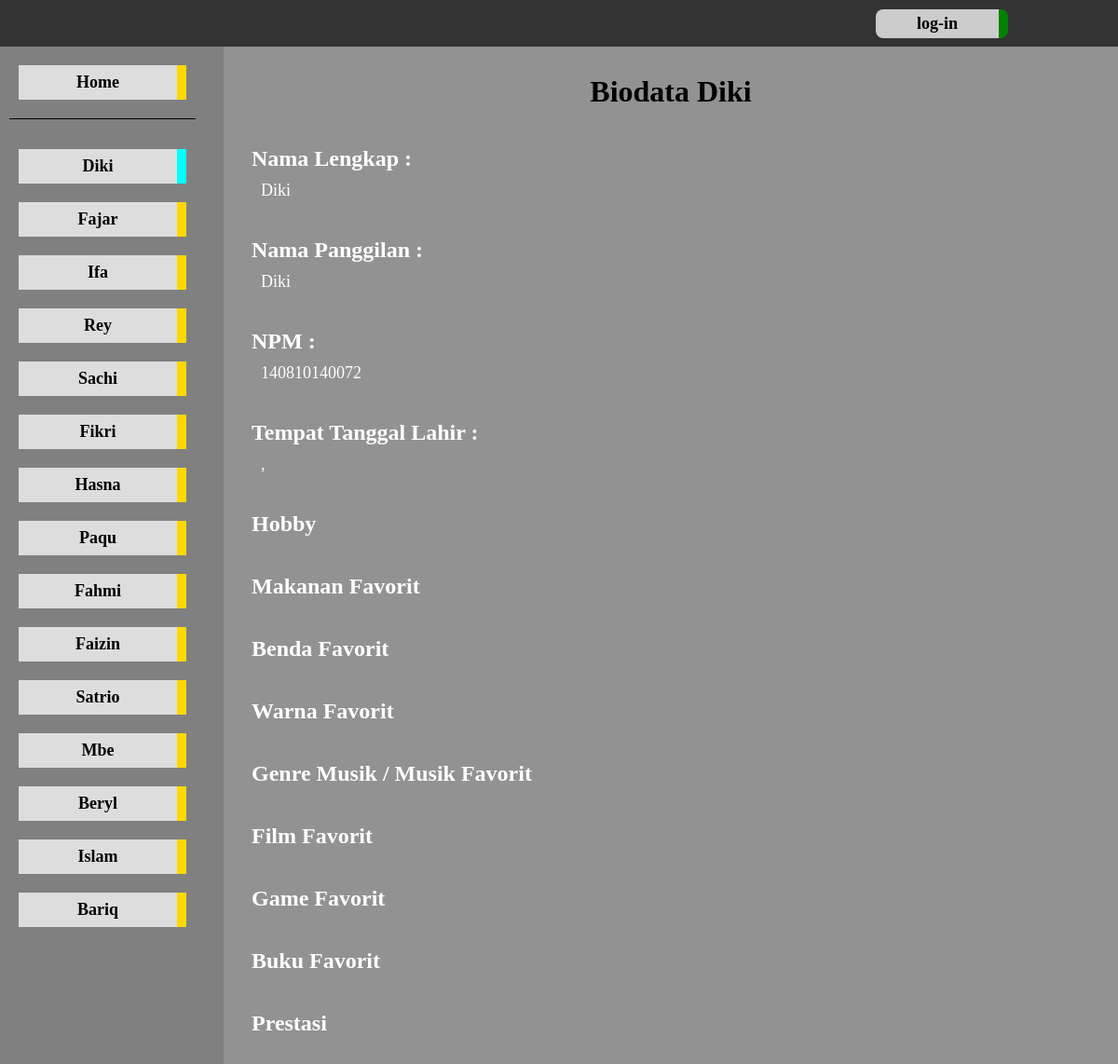
Page /?npm=140810140072 on the committed database.
### tables this page shows
CREATE TABLE `person` (
  `nama` varchar(40) NOT NULL,
  `panggilan` varchar(15) NOT NULL,
  `npm` varchar(13) NOT NULL,
  `id_angkatan` int(11) NOT NULL,
  `tempatlahir` varchar(20) NOT NULL,
  `tanggallahir` varchar(20) DEFAULT NULL,
  `hobi` varchar(30) DEFAULT NULL,
  `makananfav` varchar(25) DEFAULT NULL,
  `bendafav` varchar(25) DEFAULT NULL,
  `warnafav` varchar(25) DEFAULT NULL,
  `musikfav` varchar(25) DEFAULT NULL,
  `filmfav` varchar(25) DEFAULT NULL,
  `gamefav` varchar(25) DEFAULT NULL,
  `bukufav` varchar(25) DEFAULT NULL,
  `prestasi` varchar(100) DEFAULT NULL
);

### Web/application/controllers/home.php (called while the page is built, shortened)
<?php
class Home extends CI_Controller {
    public function __construct()
    {
        $this->load->model('home_model');
    }
    public function index()
    {
        $this->load->library('session');
        $this->load->helper('url');
        $data['person'] = $this->home_model->get_person();
        $this->load->view('home_view', $data);
    }
}

### Web/index.php (called while the page is built, shortened)
<?php
require_once BASEPATH.'core/CodeIgniter.php';

### Web/application/models/home_model.php (called while the page is built, shortened)
<?php if ( ! defined('BASEPATH')) exit('No direct script access allowed');
class Home_model extends CI_Model {
    public function get_person()
    {
        $query = $this->db->get('person');
        if($query->num_rows() > 0){
            $result = $query->result_array();
            return $result;
        }else{
            return false;
        }
    }
}

### Web/application/views/grid-dua.php (the view)
<div class="grid-satu">
    <ul class="content" style="margin-top:20px; border-bottom:0.5px solid black">
        <li class="content"><a class="<?php if(isset($_GET['npm'])){ echo "n";} ?>active" href="./">Home</a></li>
    </ul>
</div>
<div class="grid-dua">
    <ul class="content">
        <?php foreach($person as $ps): ?>
            <li class="content"><a class="<?php if(!isset($_GET['npm']) or (isset($_GET['npm']) and $_GET['npm']!= $ps['npm'])){ echo "n";} ?>active" href="?npm=<?php echo $ps['npm'] ?>"><?php echo $ps['panggilan'] ?></a></li>
        <?php endforeach; ?>
    </ul>
</div>

### Web/application/views/home_view.php (shortened to what this page needs)
<!DOCTYPE html>
<html lang="en">
<head>
    <link rel="stylesheet" type="text/css" href="<?php echo base_url();?>css/refresh.css" />
    <link rel="stylesheet" type="text/css" href="<?php echo base_url();?>css/grid.css" />
    <link rel="stylesheet" type="text/css" href="<?php echo base_url();?>css/frontpage-font.css" />
    <link rel="stylesheet" type="text/css" href="<?php echo base_url();?>css/personlist-font.css" />
    <link rel="stylesheet" type="text/css" href="<?php echo base_url();?>css/user-log-bottombar.css" />
</head>
<body>
    <div class="grid-container">
        <div class="grid-topnav">
            <ul class="login">
                <?php if(isset($_SESSION['some_name'])) { ?>
                <li class="topnav"><p class="welcome">Welcome, <?php $name = $_SESSION['name']; ?></p></li>
                <li class="topnav"><a href="?stats=logout">log-out</a></li>
                <?php } else { ?>
                <li class="topnav"><a href="login">log-in</a></li>
                <?php } ?>
            </ul>
        </div>
        <?php include 'grid-dua.php';?>
		<?php
			if(isset($_GET["npm"])){
            $id = $_GET["npm"];
            foreach($person as $ps):
			if($ps["npm"]==$id){
        ?>
        <div class="grid-tiga">
            <h1 id="title" style="margin:30px 0">Biodata <?php echo $ps["panggilan"];?></h1>
            <h2 class="person">Nama Lengkap :</h2>
             <p class="person"><?php echo $ps["nama"];?></p>
            <h2 class="person">Nama Panggilan :</h2>
             <p class="person"><?php echo $ps["panggilan"];?></p>
            <h2 class="person">NPM :</h2>
             <p class="person"><?php echo $ps["npm"];?></p>
            <h2 class="person">Tempat Tanggal Lahir :</h2>
             <p class="person"><?php echo $ps["tempatlahir"], ", ", $ps["tanggallahir"];?></p>
            <h2 class="person">Hobby</h2>
            <h2 class="person">Makanan Favorit</h2>
            <h2 class="person">Benda Favorit</h2>
            <h2 class="person">Warna Favorit</h2>
            <h2 class="person">Genre Musik / Musik Favorit</h2>
            <h2 class="person">Film Favorit</h2>
            <h2 class="person">Game Favorit</h2>
            <h2 class="person">Buku Favorit</h2>
            <h2 class="person">Prestasi</h2>
        </div>
        <?php
            break;
            } endforeach;
		} ?>
    </div>
</body>
</html>

### Web/css/grid.css (style rules this page uses)
.grid-satu { grid-column: 1; grid-row: 2; background-color: #808080; }
.grid-dua { grid-column: 1; grid-row: 3; overflow: auto; background-color: #808080; }
.grid-tiga { grid-column: 2; grid-row: 2 / span 2; overflow: auto; background-color: #929292; }
.grid-topnav { grid-column: 1 / span 2; grid-row: 1; background-color: #333; }
ul.content { list-style-type: none; margin: 30px 10px; padding: 0; width: 200px; }
li.content { margin: 20px 10px; text-align: center; font: bold 18px Calibri; }
li.content a { display: block; background-color: #ddd; color: #000; padding: 8px 16px; text-decoration: none; }
li.content a.active { border-right: 10px solid #00ffff; }
li.content a.nactive { border-right: 10px solid #ffd800; }

### Web/css/user-log-bottombar.css (style rules this page uses)
li.topnav { float: right; width: 200px; }
li.topnav a { width: 100px; display: block; color: black; text-align: center; padding: 5px 16px; text-decoration: none; font: bold 18px Calibri; border-right: 10px solid green; border-radius: 8px; background-color: #ccc; }

### rows in the picture
person: panggilan "Diki", nama "Diki", npm "140810140072"
person: panggilan "Fajar"
person: panggilan "Ifa"
person: panggilan "Rey"
person: panggilan "Sachi"
person: panggilan "Fikri"
person: panggilan "Hasna"
person: panggilan "Paqu"
person: panggilan "Fahmi"
person: panggilan "Faizin"
person: panggilan "Satrio"
person: panggilan "Mbe"
person: panggilan "Beryl"
person: panggilan "Islam"
person: panggilan "Bariq"
